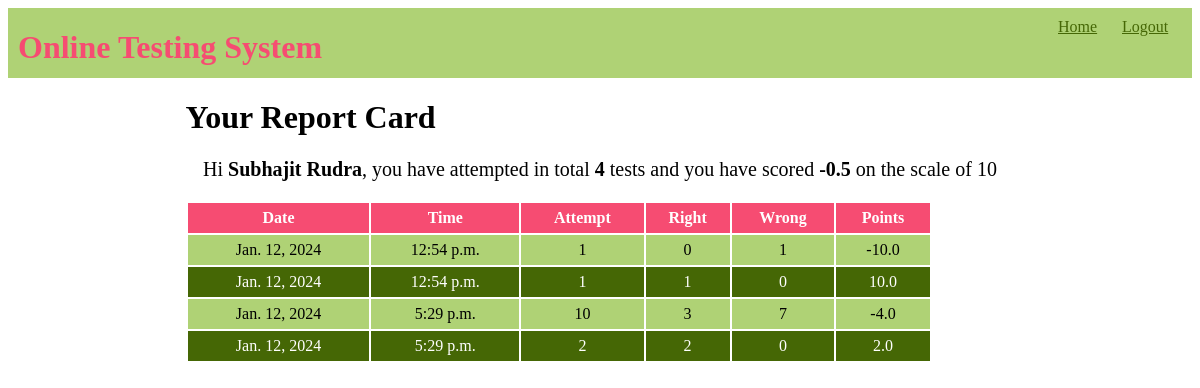
Page /OTS/test-History (signed in) on the committed database.
### OTS/models.py (models this page shows, shortened)
class Candidate(models.Model):
    username=models.CharField(primary_key=True,max_length=20)
    password=models.CharField(null=False,max_length=20)
    name=models.CharField(null=False,max_length=30)
    test_attempted=models.IntegerField(default=0)
    points=models.FloatField(default=0.0)

class Result(models.Model):
    resultid=models.BigAutoField(primary_key=True,auto_created=True)
    username=models.ForeignKey(Candidate,on_delete=models.CASCADE)
    date=models.DateField(auto_now=True)
    time=models.TimeField(auto_now=True)
    attempt=models.IntegerField()
    right=models.IntegerField()
    wrong=models.IntegerField()
    points=models.FloatField()

### OTS/views.py (the view)
# urls.py: path('test-History',testResultHistory,name='testHistory'),
def testResultHistory(request):
    if 'name' not in request.session.keys():
        res=HttpResponseRedirect("login")
    candidate=Candidate.objects.filter(username=request.session['username'])
    results=Result.objects.filter(username_id=candidate[0].username)
    context={'candidate':candidate[0],'results':results}
    res=render(request,'candidate_history.html',context)
    return res

### OTS/templates/candidate_history.html (shortened to what this page needs)
{% extends 'main.html'%}
{% block top%}
<a href="{% url 'OTS:home' %}">Home</a>
<a href="{% url 'OTS:logout' %}">Logout</a>
{%endblock%}
{% block content%}
<h1>Your Report Card</h1>
<div id="ii2">
    <p>Hi <span class="special"> {{candidate.name}}</span>,
        you have attempted in total <span class="special">{{candidate.test_attempted}}</span>
        tests and you have scored <span class="special">{{candidate.points}}</span> on the scale of 10</p>
</div>
<table>
    <tr>
        <th>Date</th>
        <th>Time</th>
        <th>Attempt</th>
        <th>Right</th>
        <th>Wrong</th>
        <th>Points</th>
    </tr>
    {% for r in results%}
        <tr>
            <td>{{r.date}}</td>
            <td>{{r.time}}</td>
            <td>{{r.attempt}}</td>
            <td>{{r.right}}</td>
            <td>{{r.wrong}}</td>
            <td>{{r.points}}</td>
        </tr>
    {% endfor%}
</table>
{%endblock%}

### OTS/static/theme.css (style rules this page uses)
* { font-family: 'Times New Roman', Times, serif; }
.top div.menu a { color: #456705; display: inline-block; min-width: 50px; margin-right: 10px; }
table { width: 90%; }
table tr:nth-child(odd) { background-color:#456705; color: white; height: 30px; }
table tr:nth-child(even) { background-color: #AFD275; height: 30px; }
table tr:first-child { background-color: #F64C72; }
table td { text-align: center; }
span.special { font-weight: bold; }
#ii2 { text-align: center; font-size: 20px; text-decoration:darkorchid; }

### rows in the picture
Candidate: name "Subhajit Rudra", test_attempted "4", points "-0.5"
Result: date "Jan. 12, 2024", time "12:54 p.m.", attempt "1", right "0", wrong "1", points "-10.0"
Result: date "Jan. 12, 2024", time "12:54 p.m.", attempt "1", right "1", wrong "0", points "10.0"
Result: date "Jan. 12, 2024", time "5:29 p.m.", attempt "10", right "3", wrong "7", points "-4.0"
Result: date "Jan. 12, 2024", time "5:29 p.m.", attempt "2", right "2", wrong "0", points "2.0"
